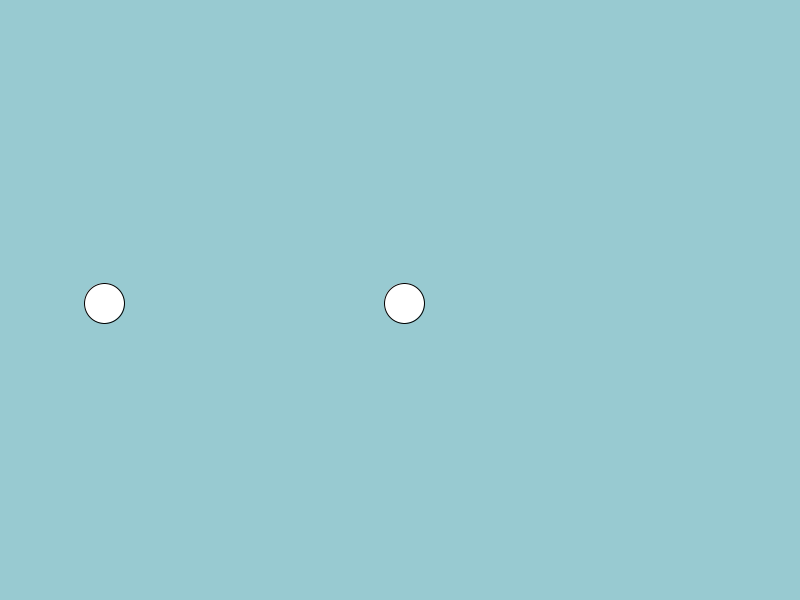
Frame 1 (no input)
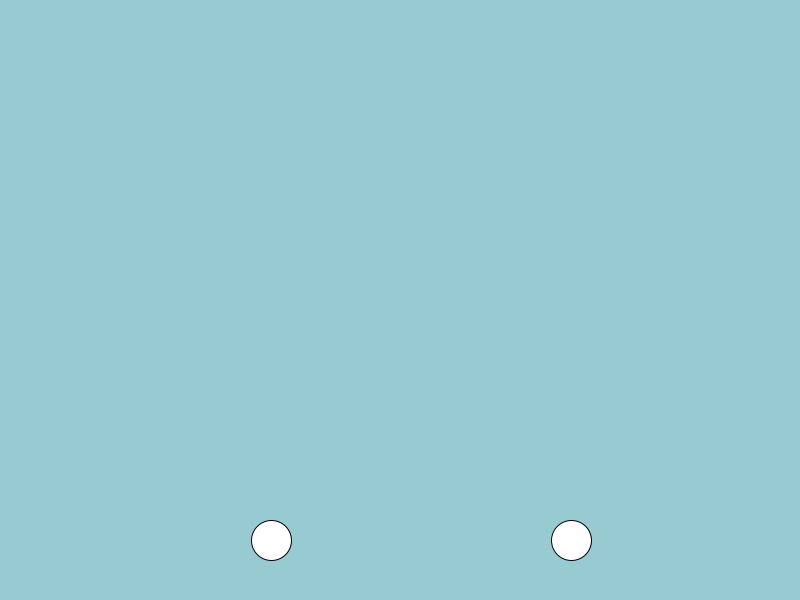
Frame 60 (the mouse pressed at the canvas centre just before this capture)
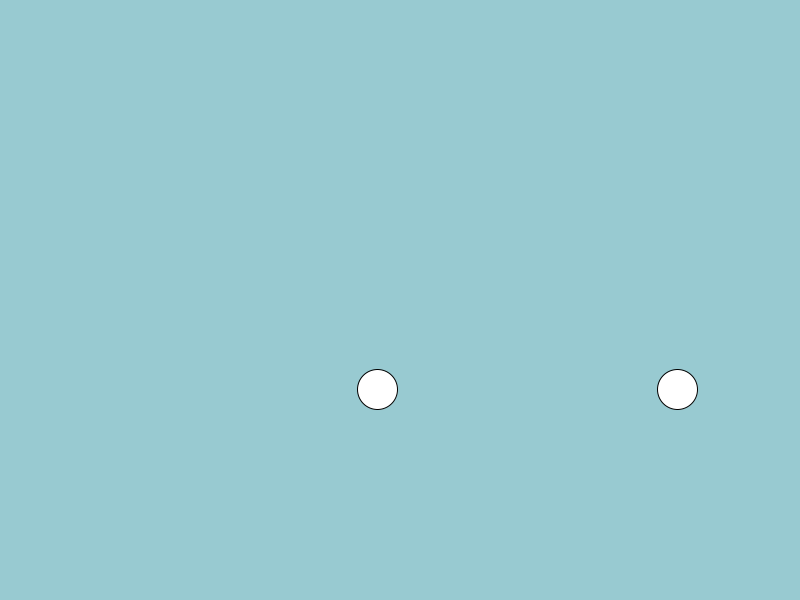
Frame 120 (the mouse held since frame 60 and released just before this capture)

The Processing sketch that drew these frames (run headless with seeded random() and noise(); from frame 60 on, the mouse is pressed at the canvas centre):

// Processing sketch: Clases_Moviles
// ── Clases_Moviles.pde
Movil m;
Movil otro;

void setup(){
size(800, 600);

m = new Movil(width/2, height/2);
otro = new Movil(100, 300);
}

void draw(){
  
  background(#98CAD1);
  
m.mover();
otro.mover();

m.contener();
otro.contener();

m.mostrar();
otro.mostrar();
}

// ── Movil.pde
class Movil {

  PVector pos;
  PVector vel = new PVector(4, 3);
  float d = 40;

  Movil(float origenX, float origenY) {
    pos = new PVector(origenX, origenY);
  }

  void mostrar() {
    circle(pos.x, pos.y, d);
  }

  void contener() {
    if (pos.y >= height || pos.y <= 0) {
      vel.y = vel.y * (-1);
    }

    if (pos.x >= width || pos.x <= 0) {
      vel.x = vel.x * (-1);
    }
  }

  void mover() {
    pos.add(vel);
    vel.rotate(PI/300);
  }
}
